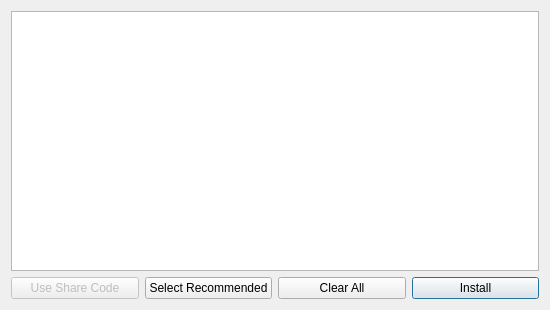
<?xml version="1.0" encoding="UTF-8"?>
<ui version="4.0">
 <class>AtlOptionalModDialog</class>
 <widget class="QDialog" name="AtlOptionalModDialog">
  <property name="geometry">
   <rect>
    <x>0</x>
    <y>0</y>
    <width>550</width>
    <height>310</height>
   </rect>
  </property>
  <property name="windowTitle">
   <string>Select Mods To Install</string>
  </property>
  <layout class="QGridLayout" name="gridLayout_2">
   <item row="1" column="3">
    <widget class="QPushButton" name="installButton">
     <property name="text">
      <string>Install</string>
     </property>
     <property name="default">
      <bool>true</bool>
     </property>
    </widget>
   </item>
   <item row="1" column="1">
    <widget class="QPushButton" name="selectRecommendedButton">
     <property name="text">
      <string>Select Recommended</string>
     </property>
    </widget>
   </item>
   <item row="1" column="0">
    <widget class="QPushButton" name="shareCodeButton">
     <property name="enabled">
      <bool>false</bool>
     </property>
     <property name="text">
      <string>Use Share Code</string>
     </property>
    </widget>
   </item>
   <item row="1" column="2">
    <widget class="QPushButton" name="clearAllButton">
     <property name="text">
      <string>Clear All</string>
     </property>
    </widget>
   </item>
   <item row="0" column="0" colspan="4">
    <widget class="ModListView" name="treeView"/>
   </item>
  </layout>
 </widget>
 <customwidgets>
  <customwidget>
   <class>ModListView</class>
   <extends>QTreeView</extends>
   <header>widgets/ModListView.h</header>
  </customwidget>
 </customwidgets>
 <resources/>
 <connections/>
</ui>
